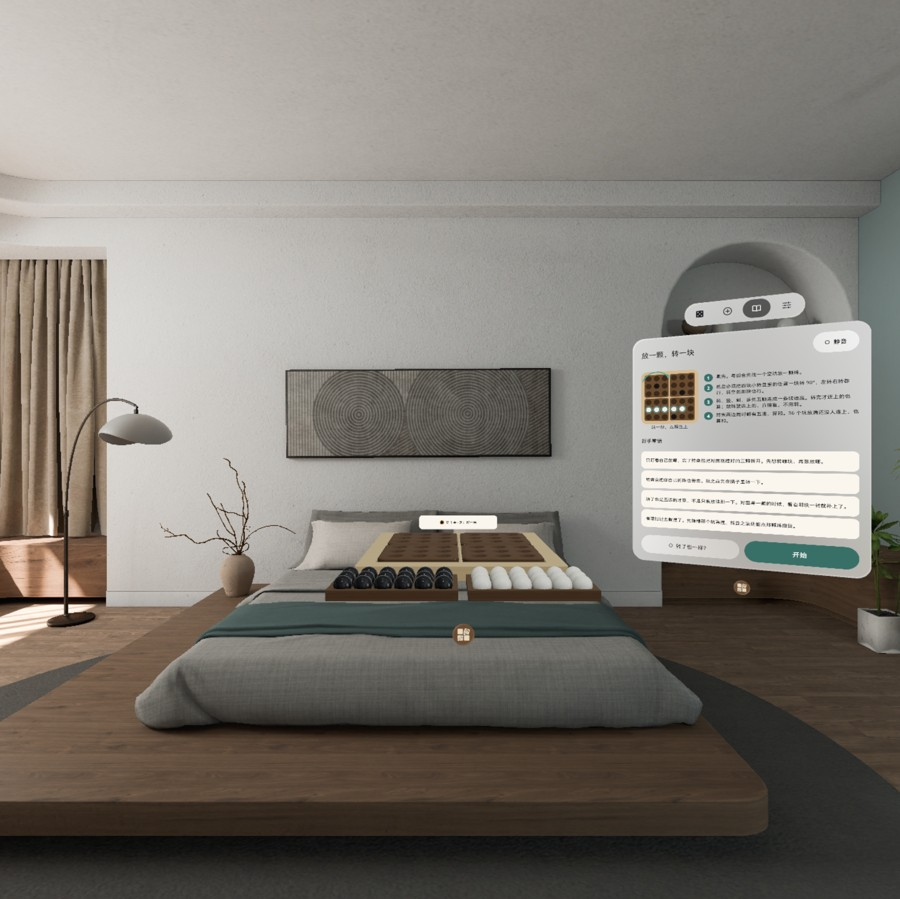
#> input picture dev-context/kj-mbp-m5/_images/0779cfdb20189dee7308.jpg, 900 x 899 px
$ python blank.py ../dev-context/kj-mbp-m5/_images/0779cfdb20189dee7308.jpg
#> lines starting #> are read from the running program, lines starting #| are printed output that depends on the picture
"""Blank of the control window per screenshot (build.md 2026-11-05 统一口径): (content top - window top + window bottom -
content bottom) / window height, content = the first to the last row that has any text / control edge in the inner 90 % of
the window width; also the largest blank band INSIDE the content (> 20 % of the height has to be tightened).

  python3 tools/blank.py SHOT.png [...]     (the "win" crops of tools/shots.py)
"""
import sys
import numpy as np
from PIL import Image

import os
# the glass inside a tools/shots.py "win" crop (WIN_GLASS - WIN_CROP origin)
RECT = (40, 164, 816, 1050)
for path in sys.argv[1:]:
    im = np.asarray(Image.open(path).convert("L")).astype(float)
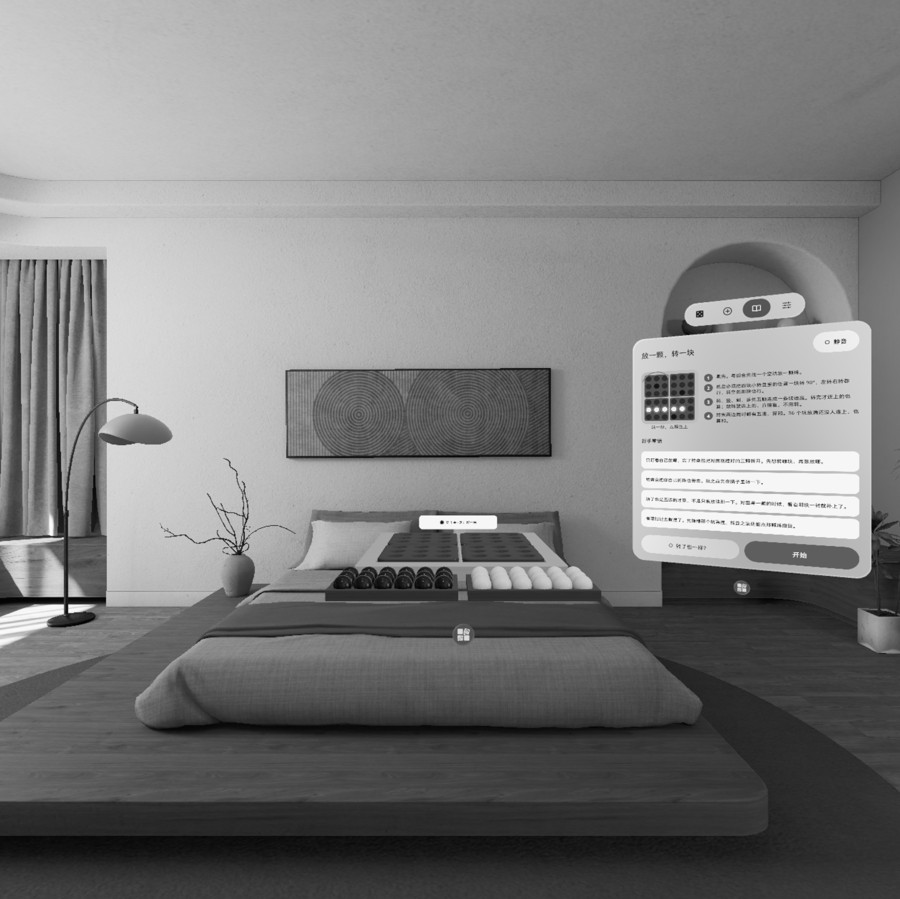
#> im: shape (899, 900) float64; min 1, max 254, mean 124
    x0, y0, x1, y1 = RECT
    w = x1 - x0
    inner = im[y0 + 40:y1 - 40, x0 + int(0.05 * w):x1 - int(0.05 * w)]
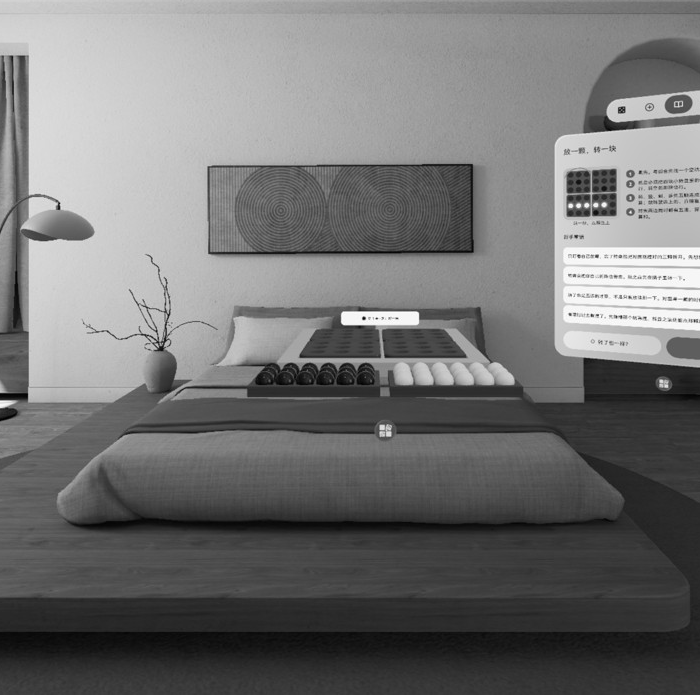
#> inner: shape (695, 700) float64; min 1, max 254, mean 115.2
    rows = (inner.max(axis=1) - inner.min(axis=1)) > 28
    idx = np.where(rows)[0]
#> idx = 606 values from 0 to 642
    h = y1 - y0
    if len(idx) == 0:
        print("%s: no content" % path); continue
    top = idx[0] + 40; bot = (y1 - y0) - (idx[-1] + 40)
#> after `top = idx[0] + 40`: top = 40
#> after `bot = y1 - y0 - (idx[-1] + 40)`: bot = 204
    gaps = np.diff(idx)
#> gaps = 605 values, max 35 at index 597, min 1 at index 0, mean 1.06
    band = (gaps.max() - 1) if len(gaps) else 0
#> band = 34
    print("%-48s outside %4.1f %%   (top %3.0f %%, bottom %3.0f %%)   largest inside band %4.1f %%" % (
        path.split("/")[-1], 100.0 * (top + bot) / h, 100.0 * top / h, 100.0 * bot / h, 100.0 * band / h))
#| 0779cfdb20189dee7308.jpg                         outside 27.5 %   (top   5 %, bottom  23 %)   largest inside band  3.8 %

$ run again, on dev-context/kj-mbp-m5/_images/0cf8ea37f0e75f84bd81.jpg
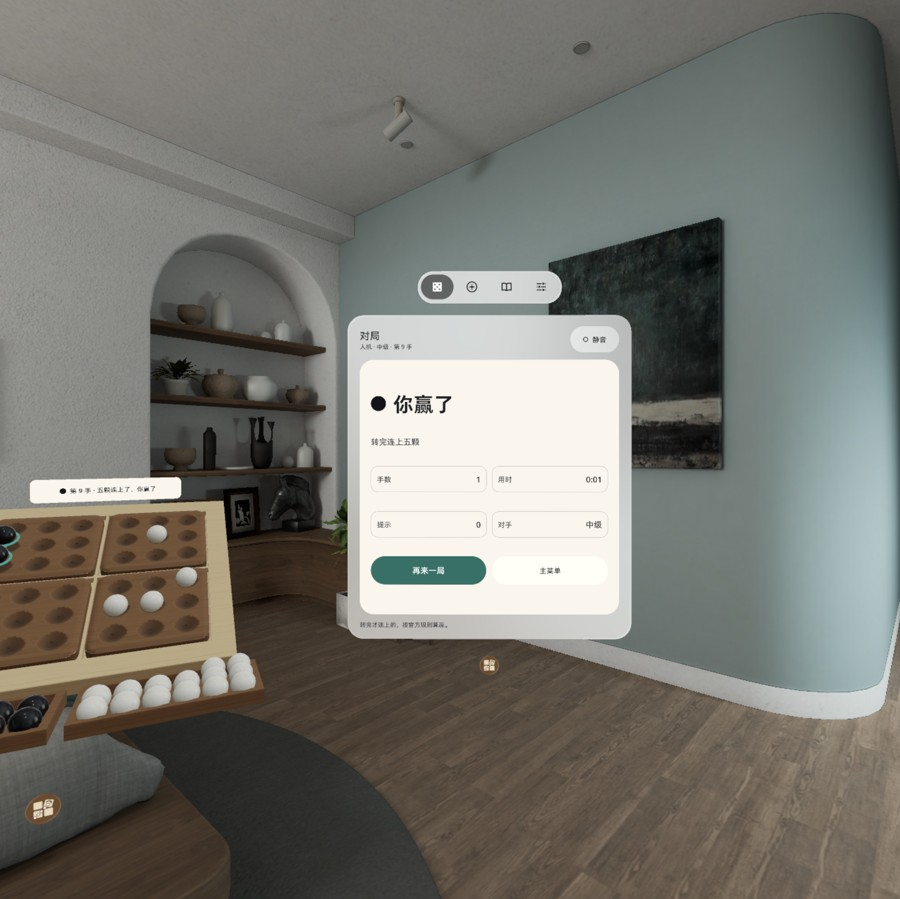
#> input picture dev-context/kj-mbp-m5/_images/0cf8ea37f0e75f84bd81.jpg, 900 x 899 px
#> `im = np.asarray(Image.open(path).convert("L")).astype(float)`:
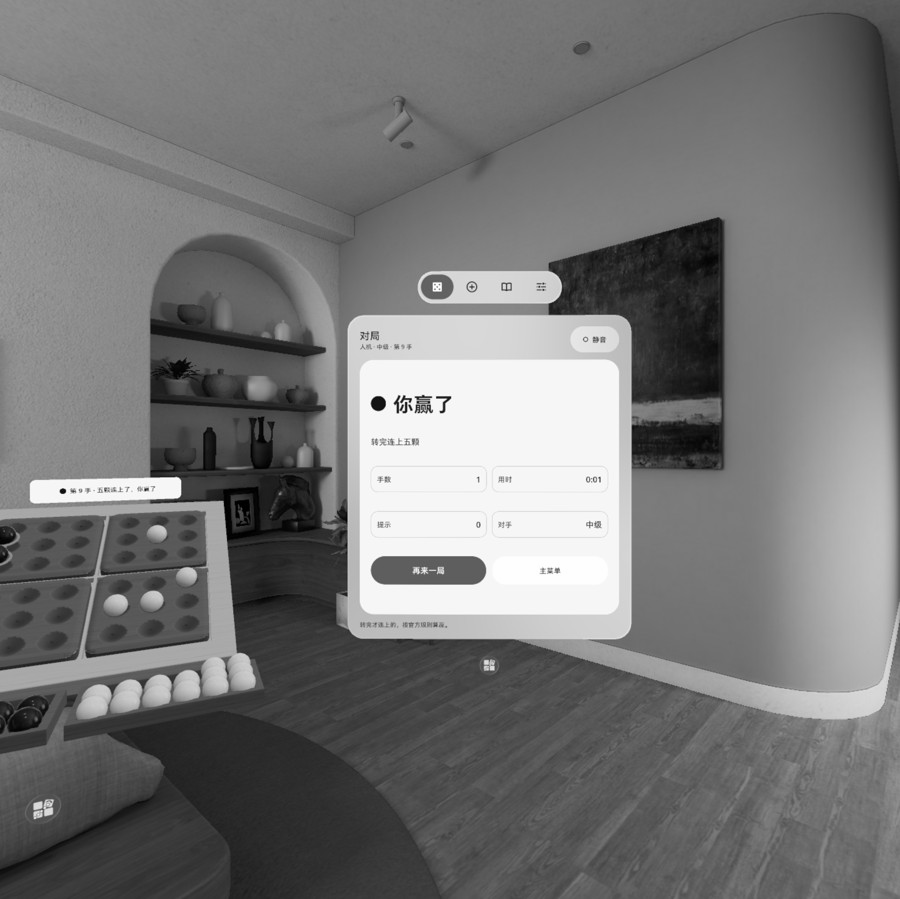
#> im: shape (899, 900) float64; min 0, max 255, mean 118.1
#> `inner = im[y0 + 40:y1 - 40, x0 + int(0.05 * w):x1 - int(0.05 * w)]`:
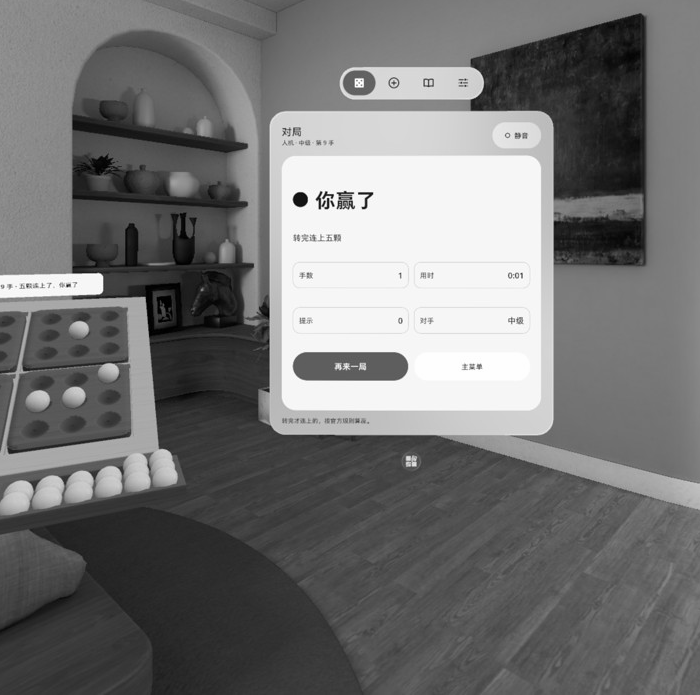
#> inner: shape (695, 700) float64; min 0, max 255, mean 115.9
#> idx = 695 values from 0 to 694
#> top = 40
#> bot = 152
#> gaps = 694 values from 1 to 1
#> band = 0
#| 0cf8ea37f0e75f84bd81.jpg                         outside 21.7 %   (top   5 %, bottom  17 %)   largest inside band  0.0 %

$ run again, on dev-context/kj-mbp-m5/_images/10e4a04516e6e84b9c78.jpg
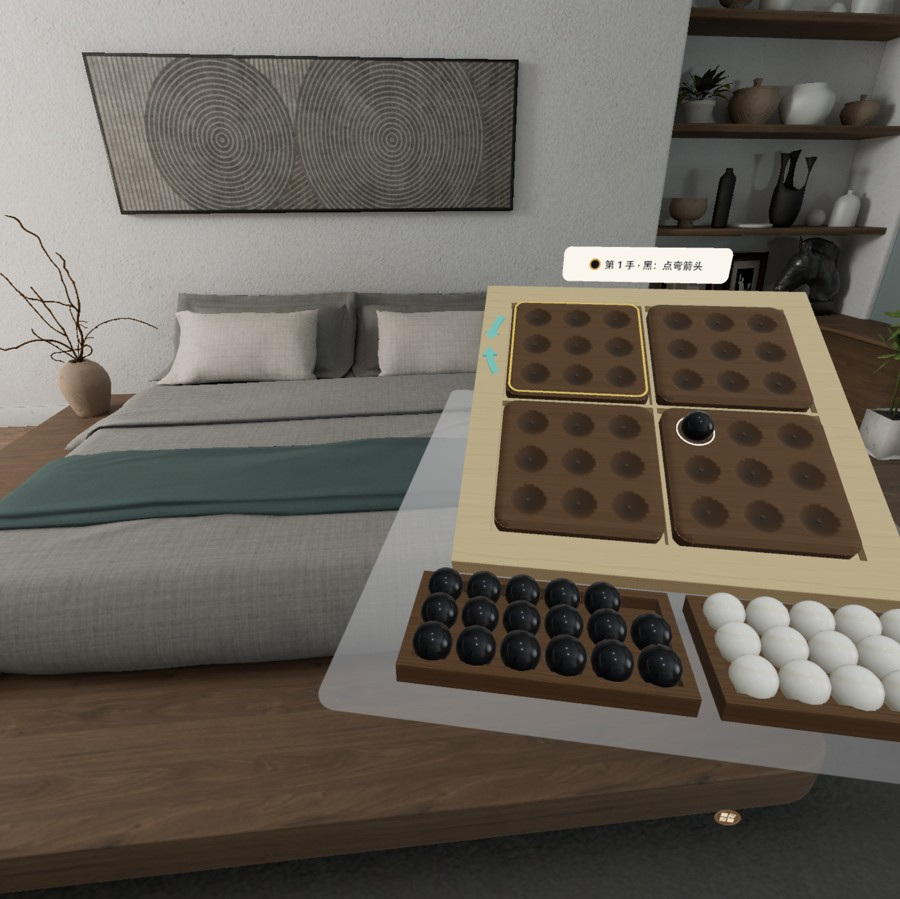
#> input picture dev-context/kj-mbp-m5/_images/10e4a04516e6e84b9c78.jpg, 900 x 899 px
#> `im = np.asarray(Image.open(path).convert("L")).astype(float)`:
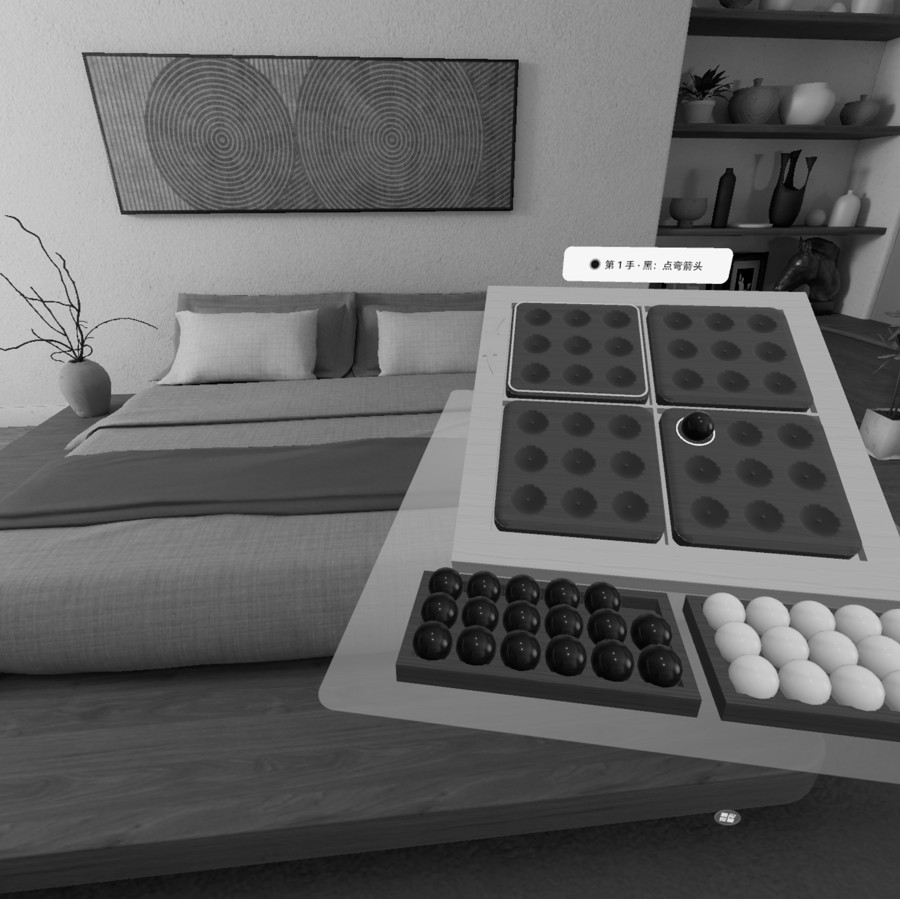
#> im: shape (899, 900) float64; min 0, max 254, mean 98.7
#> `inner = im[y0 + 40:y1 - 40, x0 + int(0.05 * w):x1 - int(0.05 * w)]`:
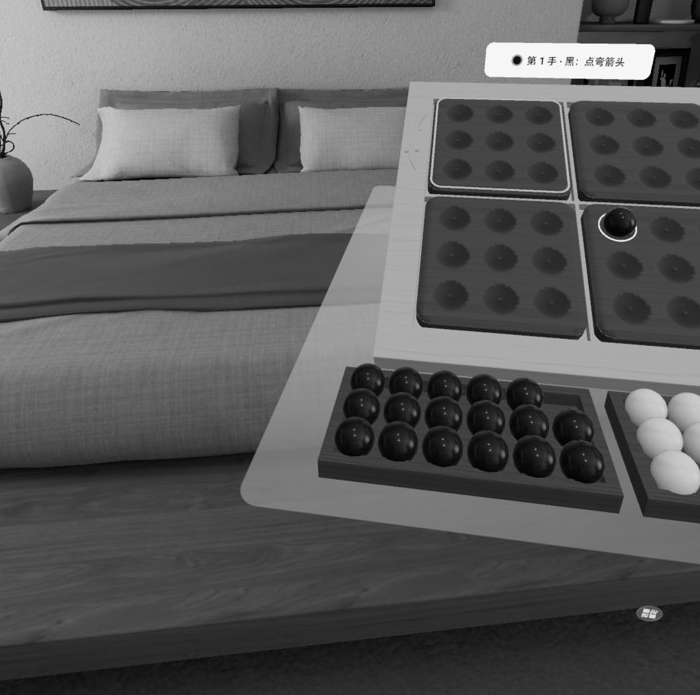
#> inner: shape (695, 700) float64; min 0, max 254, mean 91.2
#> idx = 689 values from 0 to 694
#> top = 40
#> bot = 152
#> gaps = 688 values, max 5 at index 564, min 1 at index 0, mean 1.01
#> band = 4
#| 10e4a04516e6e84b9c78.jpg                         outside 21.7 %   (top   5 %, bottom  17 %)   largest inside band  0.5 %

$ run again, on dev-context/kj-mbp-m5/_images/12b5a50ca17e4355c36d.jpg
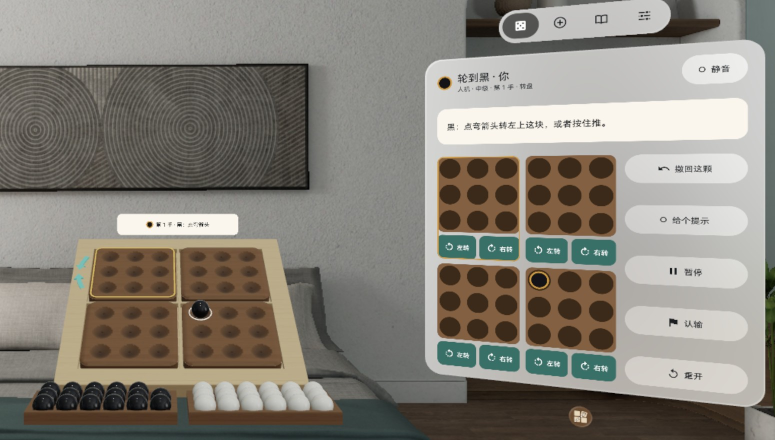
#> input picture dev-context/kj-mbp-m5/_images/12b5a50ca17e4355c36d.jpg, 1550 x 880 px (shown at 1/2 size)
#> `im = np.asarray(Image.open(path).convert("L")).astype(float)`:
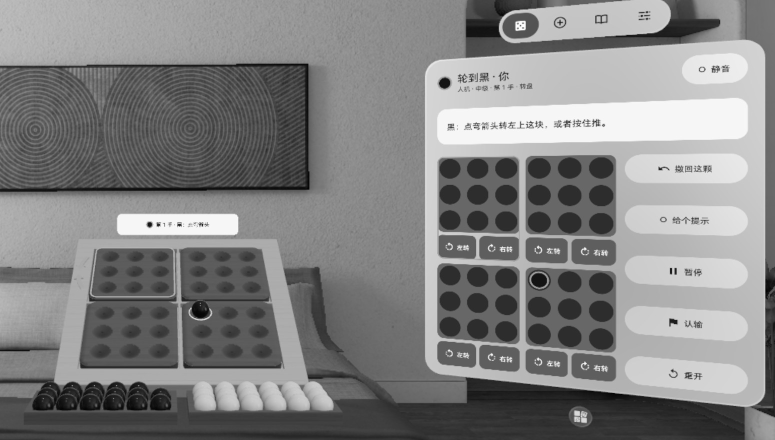
#> im: shape (880, 1550) float64 (shown at 1/2 size); min 1, max 255, mean 130.5
#> `inner = im[y0 + 40:y1 - 40, x0 + int(0.05 * w):x1 - int(0.05 * w)]`:
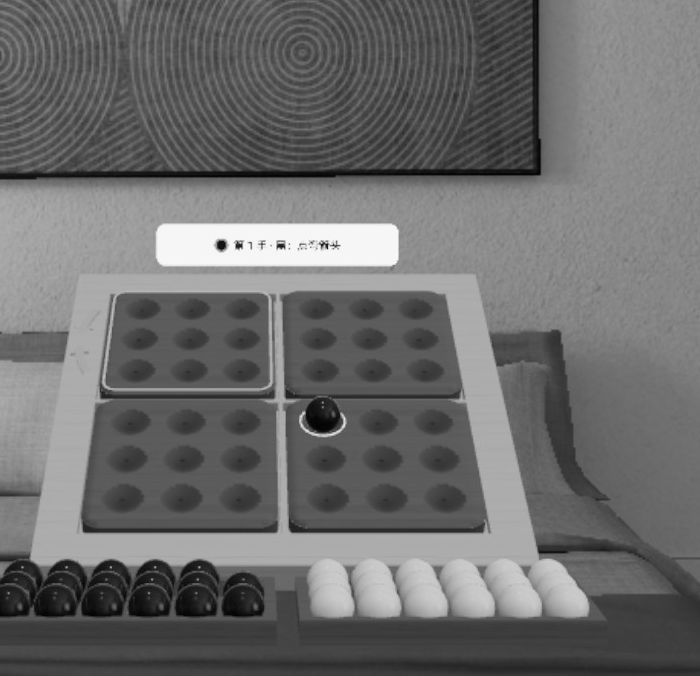
#> inner: shape (676, 700) float64; min 1, max 254, mean 108.4
#> idx = 626 values from 0 to 672
#> top = 40
#> bot = 174
#> gaps = 625 values, max 47 at index 618, min 1 at index 0, mean 1.08
#> band = 46
#| 12b5a50ca17e4355c36d.jpg                         outside 24.2 %   (top   5 %, bottom  20 %)   largest inside band  5.2 %
